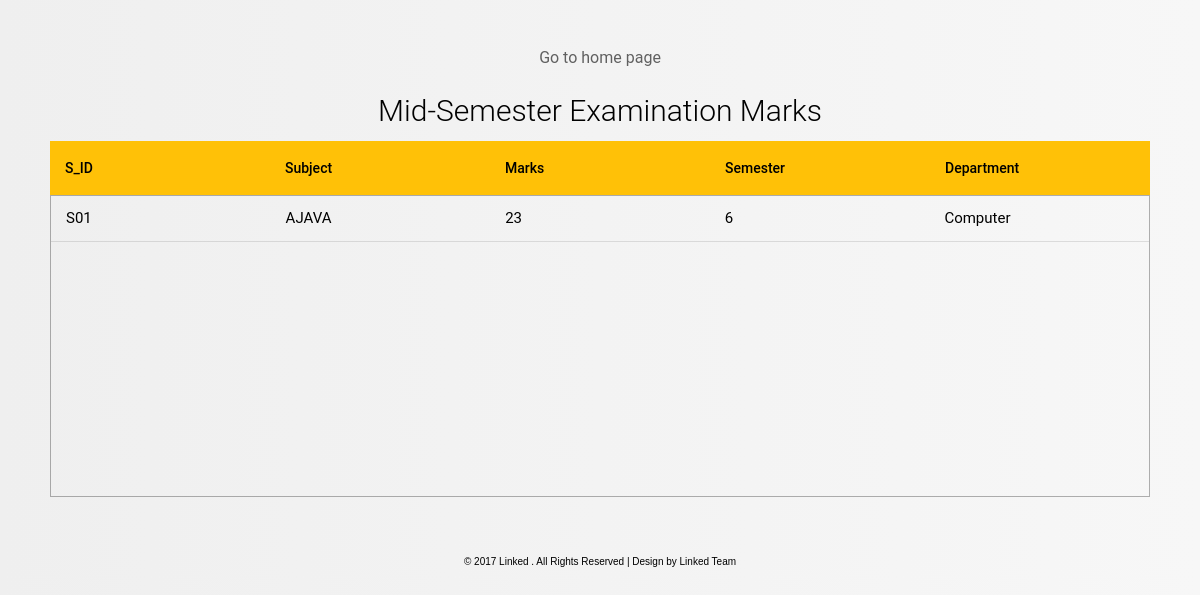
The page /disp/disp_mmarks.php (signed in) on the database its author committed.
### tables this page shows
CREATE TABLE IF NOT EXISTS `midmarks` (
  `uid` int(11) NOT NULL AUTO_INCREMENT,
  `s_id` varchar(10) NOT NULL,
  `subject` varchar(20) NOT NULL,
  `marks` int(3) NOT NULL,
  `dept` varchar(20) NOT NULL,
  `sem` int(11) NOT NULL,
  `submit_date` date NOT NULL,
  PRIMARY KEY (`uid`)
);

### disp/disp_mmarks.php (the view, shortened to what this page needs)
<!DOCTYPE html>
<html>
<head>
  <link rel="stylesheet" href="disp/css/reset.min.css">
      <link rel="stylesheet" href="disp/css/style.css">
      <link rel="stylesheet" href="disp/css/style1.css">
</head>
<body>
  <section>
  <center><a href="../index.php" class="nav-item">Go to home page</a></center>
<?php
require('../p/linked_conn.php');
if(isset($_SESSION) && !empty($_SESSION['utype'])){
      echo "<h1 style='padding-top:30px;'>Mid-Semester Examination Marks</h1>";
      if(@$_SESSION['utype'] == 'student'){
          $id = $_SESSION['id'];
          $sem = $_SESSION['sem'];
          $query="select * from midmarks where s_id = '$id' AND sem = $sem ORDER BY `subject`";
      }
echo "
  <div class='tbl-header'>
    <table cellpadding='0' cellspacing='0' border='0'>
      <thead>
        <tr>
          <th>S_ID</th><th>Subject</th><th>Marks</th><th>Semester</th><th>Department</th>
        </tr>
      </thead>
    </table>
  </div>
  <div class='tbl-content'>
    <table cellpadding='0' cellspacing='0' border='0'>
      <tbody> " ;
          if($queryrun = $conn->query($query)){
            while ($data = $queryrun->fetch_assoc()){
              echo '<tr><td>'.$data['s_id'].'</td><td>'.$data['subject'].'</td><td>'.$data['marks'].'</td><td>'.$data['sem']."</td><td>".$data['dept'].'</td></tr>';
            }
          }else{
            echo mysqli_error($conn);
          }
          echo "</table>
      </tbody>
    </table>
  </div>
</section>";
 }else{
  echo "<h1 style='margin:30px'>Please Login !!</h1>";
}
?>
<div class='made-with-love'>
 <p> &copy; 2017 Linked . All Rights Reserved | Design by Linked Team</a></p>
</div>
</body>
</html>

### disp/disp/css/style.css (style rules this page uses)
h1 { font-size: 30px; color: #000; text-transform: initial; font-weight: 300; text-align: center; margin-bottom: 15px; }
table { width:100%; table-layout: fixed; }
.tbl-header { background-color: rgba(255,255,100,0.5); }
.tbl-content { height:300px; overflow-x:auto; margin-top: 0px; border: 1px solid rgba(000,000,000,0.3); }
th { padding: 20px 15px; text-align: left; font-weight: 500; font-size: 14px; color: #000; background-color: #ffc107; text-transform: initial; }
td { padding: 15px; text-align: left; vertical-align:middle; font-weight: 400; font-size: 15px; color: #000; border-bottom: solid 1px rgba(111,111,111,0.2); }
body { background: -webkit-linear-gradient(left, #25c481, #25b7c4); background: linear-gradient(to left, #f7f7f7, #efefef); font-family: 'Roboto', sans-serif; }
section { margin: 50px; }
.made-with-love { margin-top: 40px; padding: 10px; clear: left; text-align: center; font-size: 10px; font-family: arial; color: #000; }

### disp/disp/css/style1.css (style rules this page uses)
a.nav-item { text-decoration: none; }
.nav-item { color: #000000; opacity: 0.6; position: relative; -webkit-transition: opacity 0.2s ease-in-out 0s; -moz-transition: opacity 0.2s ease-in-out 0s; transition: opacity 0.2s ease-in-out 0s; }
.nav-item:before { content: ""; position: absolute; bottom: -2px; width: 100%; height: 2px; z-index: 10; background-color: #aca; -webkit-transform: scaleX(0); -moz-transform: scaleX(0); transform: scaleX(0); -webkit-transition: all 0.2s ease-in-out 0s; -moz-transition: all 0.2s ease-in-out 0s; transition: all 0.2s ease-in-out 0s; }

### rows shown on the page
midmarks: s "S01", subject "AJAVA", marks "23", sem "6", dept "Computer"
